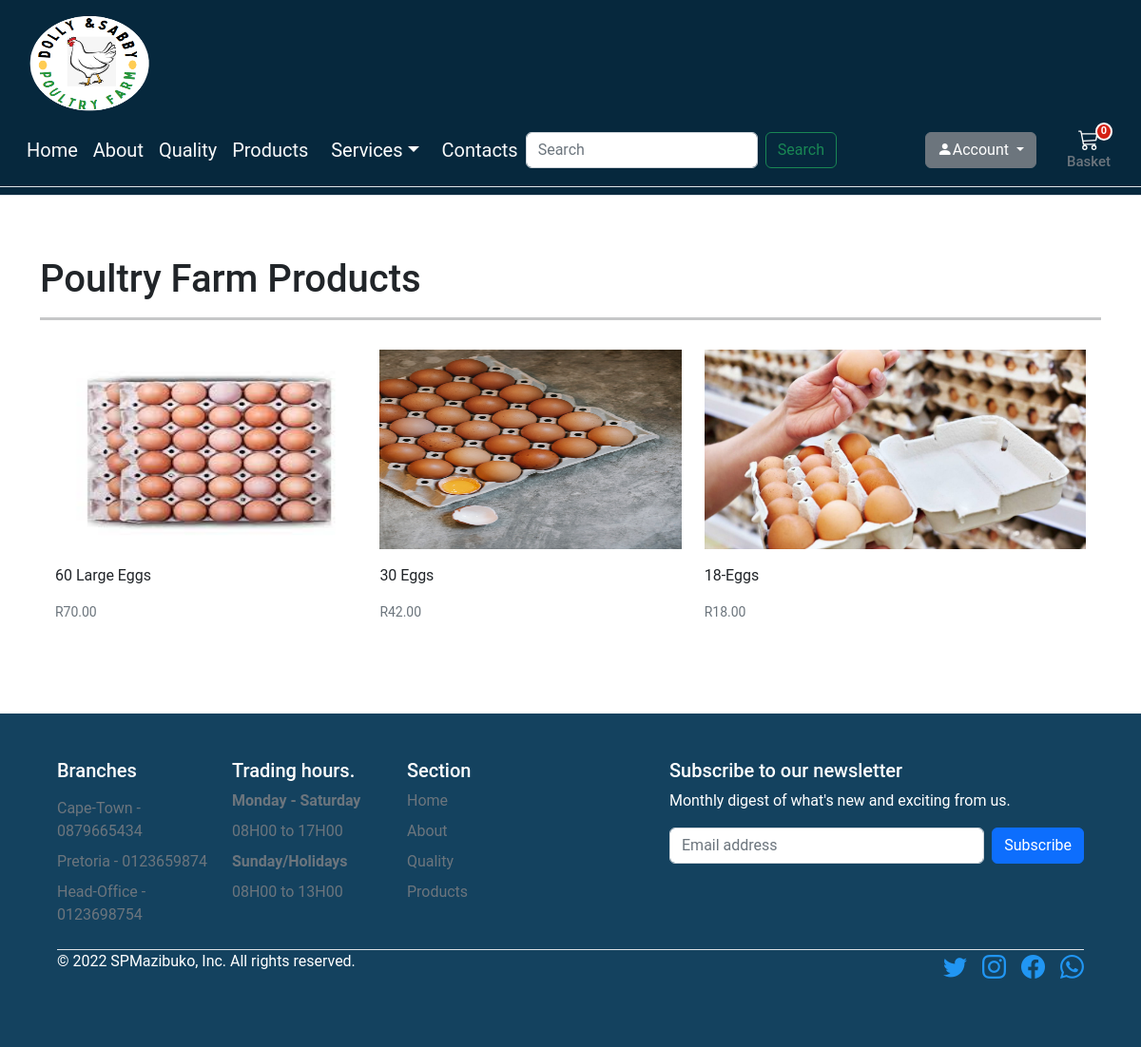
The page /products on the database as committed earlier.
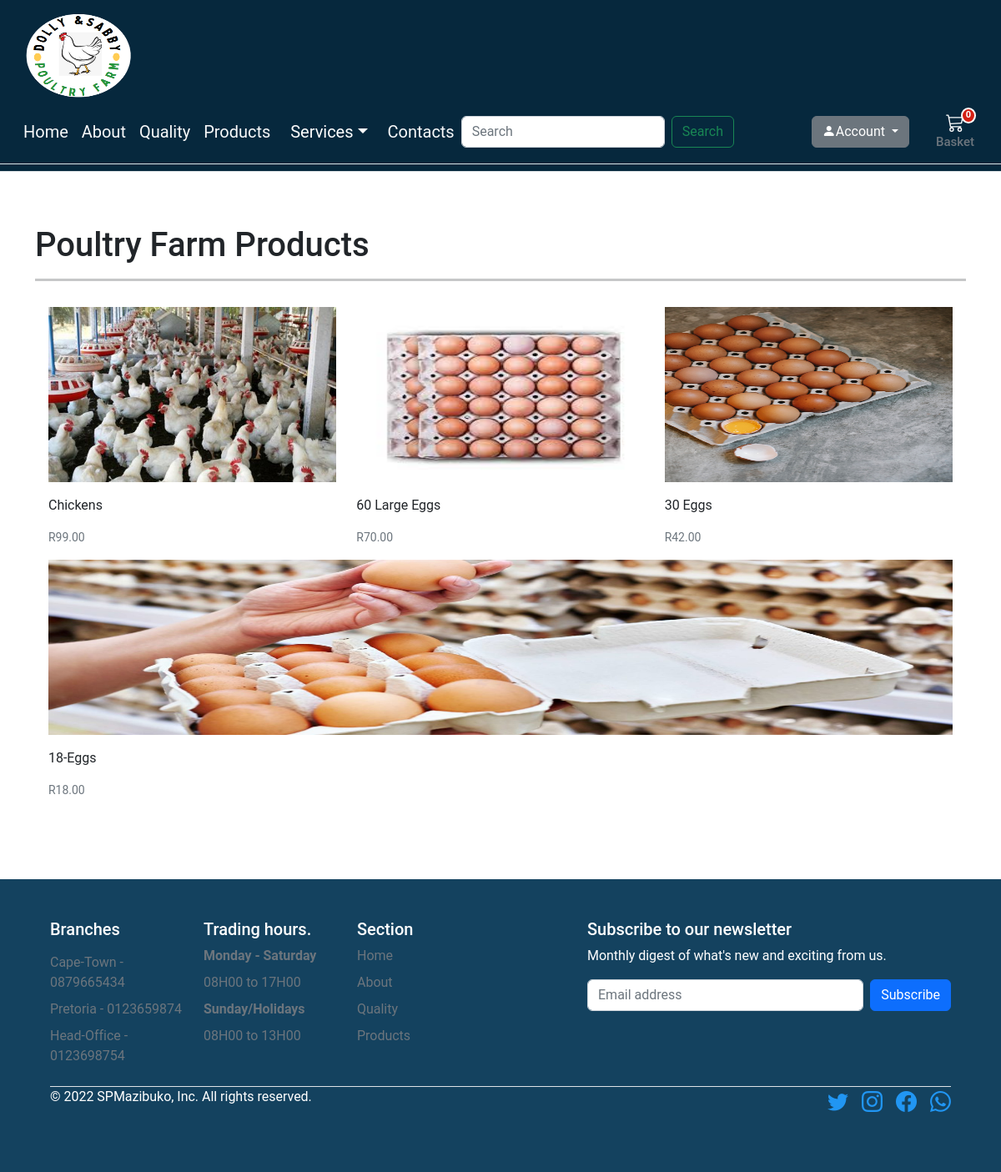
The same page on the database as committed later.
### store/models.py (models this page shows, shortened)
class Product(models.Model):
    category = models.ForeignKey(Category, related_name='product', on_delete=models.CASCADE)
    created_by = models.ForeignKey(settings.AUTH_USER_MODEL, on_delete=models.CASCADE, related_name='product_creator')
    title = models.CharField(max_length=255)
    author = models.CharField(max_length=255, default='admin')
    description = models.TextField(blank=True)
    image = models.ImageField(upload_to='images/', default='images/default.png')
    slug = models.SlugField(max_length=255)
    price = models.DecimalField(max_digits=4, decimal_places=2)
    in_stock = models.BooleanField(default=True)
    is_active = models.BooleanField(default=True)
    created = models.DateTimeField(auto_now_add=True)
    updated = models.DateTimeField(auto_now=True)
    objects = models.Manager()
    products = ProductManager()
    class Meta:
        verbose_name_plural = 'Products'
        ordering = ('-created',)
    def get_absolute_url(self):
        return reverse('store:product_detail', args=[self.slug])

### store/views.py (the view)
# urls.py: path('products', views.all_products, name='all_products'),
def all_products(request):
    products = Product.products.all()
    return render(request, 'store/products/products.html', {'products': products})

### basket/basket.py (called while the page is built)
    def __len__(self):
        return sum(item['qty'] for item in self.basket.values())

### basket/context_processors.py (called while the page is built)
def basket(request):
    return {'basket': Basket(request)}

### store/models.py (called while the page is built)
    def get_queryset(self):
        return super(ProductManager, self).get_queryset().filter(is_active=True)

### templates/store/products/products.html (shortened to what this page needs)
<!DOCTYPE html>
{% extends "../base.html" %}
{% load static %}
{% block content %}
<main>
    <div class="py-5 container">
      <div class="align-item-center justify-content-center pb-3">
        <div>
          <h1>Poultry Farm Products</h1>
          <hr class="bg-dark mt-2 mb-2 d-inline-block mx-auto" style="width: 100%; height:3px;">
        </div>
        {% if not products %}
            <div class="col-12">There are currently no products active <a href="{% url 'store:home' %}">Home</a></div>
        {% else %}
        <div class="row p-3">
        {% for product in products %}
          <div class="col">
            <div class="card border-0">
              <img class="card-img-fluid" src="{{ product.image.url }}" alt="Chickens" style="height:210px"/>
              <div class="card-body px-0">
                <p class="card-text">
                  <a class="text-dark text-decoration-none" href="{{ product.get_absolute_url }}">{{ product.title }}</a>
                </p>
                <div class="d-flex justify-content-between align-items-center">
                  <small class="text-muted">R{{product.price}}</small>
                </div>
              </div>
            </div>
          </div>
        {% endfor %}
      </div>
      {% endif %}
    </div>
</main>
{% endblock %}

Rows that differ between the two databases and show on the page:
added Product: image (picture), title "Chickens", price "99.00"
